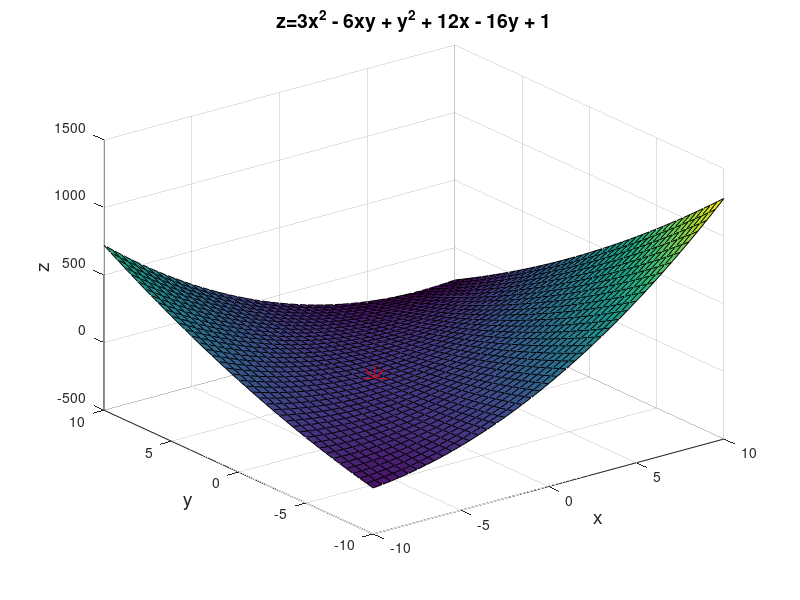

Source code (MATLAB):
%-------------------------------
% 8 - Critical Points
%-------------------------------
% a)
figure;
[x,y] = meshgrid(-10:.5:10);
z = @(x,y) 3*x.^2-6*x.*y+y.^2+12*x-16*y+1;
p = [-3,-1];
surf(x,y,z(x,y)); hold on;
plot3(p(1),p(2),z(p(1),p(2)),'r*','Markersize',20);

title('z=3x^2 - 6xy + y^2 + 12x - 16y + 1','Fontsize',14);
xlabel('x','Fontsize',14);
ylabel('y','Fontsize',14);
zlabel('z','Fontsize',14);
